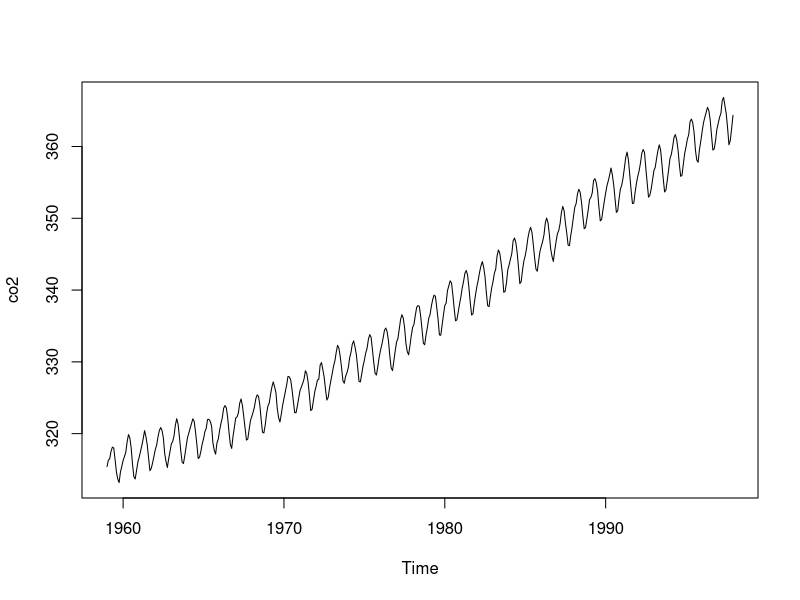

The R script that drew this image:
## ---- chunk 1
2+3
## ---- chunk 2
x <- 2
y <- 3
x + y
## ---- chunk 3
plot(co2)
## ---- chunk 4
library(dplyr)
## ---- chunk 5
##This is just a comment
